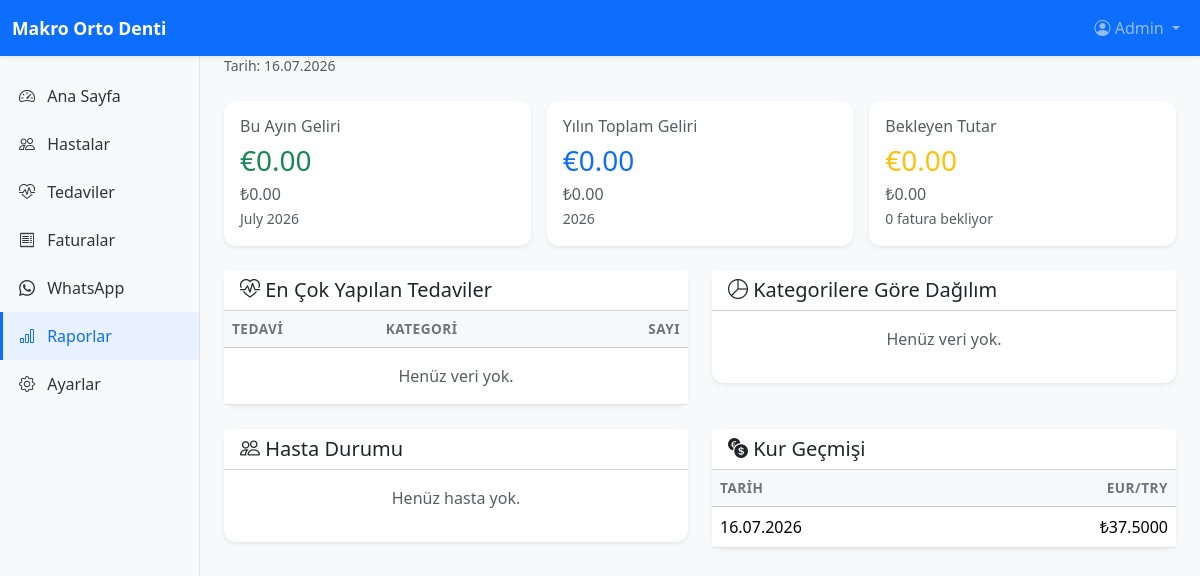
/reports/ (signed in), run on the app's committed database.
### app/models/models.py (models this page shows, shortened)
class User(UserMixin, Base, TimestampMixin):
    __tablename__ = "users"
    id: Mapped[int] = mapped_column(Integer, primary_key=True, autoincrement=True)
    username: Mapped[str] = mapped_column(String(50), nullable=False, unique=True, index=True)
    password_hash: Mapped[str] = mapped_column(String(256), nullable=False)
    full_name: Mapped[str] = mapped_column(String(150), nullable=False)
    role: Mapped[str] = mapped_column(String(20), nullable=False, default="staff", index=True)
    is_active: Mapped[bool] = mapped_column(Boolean, default=True, nullable=False)
    last_login: Mapped[datetime | None] = mapped_column(DateTime, nullable=True)
    ROLE_ADMIN = "admin"
    ROLE_STAFF = "staff"
    VALID_ROLES = [ROLE_ADMIN, ROLE_STAFF]

class ExchangeRate(Base, TimestampMixin):
    __tablename__ = "exchange_rates"
    id: Mapped[int] = mapped_column(Integer, primary_key=True, autoincrement=True)
    rate_date: Mapped[date] = mapped_column(nullable=False, index=True)
    eur_to_try: Mapped[float] = mapped_column(Float, nullable=False)
    source: Mapped[str] = mapped_column(String(50), default="ecb", nullable=False)
    __table_args__ = (
        UniqueConstraint("rate_date", "source", name="uq_exchange_rate_date_source"),
    )

### app/routes/reports.py (the view)
@reports_bp.route("/")
@login_required
def index():
    today = date.today()
    month_start = today.replace(day=1)
    year_start = today.replace(month=1, day=1)
    monthly_revenue = db.session.execute(
        db.select(
            func.sum(Invoice.total_eur).label("total_eur"),
            func.sum(Invoice.total_try).label("total_try"),
        ).where(
            Invoice.invoice_date >= month_start,
            Invoice.is_deleted == False,
            Invoice.status == Invoice.STATUS_PAID,
        )
    ).one()
    yearly_revenue = db.session.execute(
        db.select(
            func.sum(Invoice.total_eur).label("total_eur"),
            func.sum(Invoice.total_try).label("total_try"),
        ).where(
            Invoice.invoice_date >= year_start,
            Invoice.is_deleted == False,
            Invoice.status == Invoice.STATUS_PAID,
        )
    ).one()
    pending_amounts = db.session.execute(
        db.select(
            func.sum(Invoice.total_eur).label("total_eur"),
            func.sum(Invoice.total_try).label("total_try"),
            func.count(Invoice.id).label("count"),
        ).where(
            Invoice.status == Invoice.STATUS_PENDING,
            Invoice.is_deleted == False,
        )
    ).one()
    treatment_stats = db.session.execute(
        db.select(
            Treatment.name,
            Treatment.category,
            func.count(PatientTreatment.id).label("count"),
        )
        .join(PatientTreatment, PatientTreatment.treatment_id == Treatment.id)
        .group_by(Treatment.id)
        .order_by(func.count(PatientTreatment.id).desc())
        .limit(10)
    ).all()
    category_stats = db.session.execute(
        db.select(
            Treatment.category,
            func.count(PatientTreatment.id).label("count"),
        )
        .join(PatientTreatment, PatientTreatment.treatment_id == Treatment.id)
        .group_by(Treatment.category)
        .order_by(func.count(PatientTreatment.id).desc())
    ).all()
    category_labels = {
        "orthodontic": "Ortodonti",
        "prosthetic": "Protetik",
        "surgical": "Cerrahi",
        "preventive": "Koruyucu",
        "restorative": "Restoratif",
        "periodontic": "Perio/Endo",
        "implant": "İmplant",
        "cosmetic": "Kozmetik",
        "other": "Diğer",
    }
    patient_stats = db.session.execute(
        db.select(
            Patient.treatment_status,
            func.count(Patient.id).label("count"),
        )
        .where(Patient.is_active == True)
        .group_by(Patient.treatment_status)
    ).all()
    exchange_rates = db.session.execute(
        db.select(ExchangeRate)
        .order_by(ExchangeRate.rate_date.desc())
        .limit(30)
    ).scalars().all()
    return render_template(
        "reports/index.html",
        monthly_revenue=monthly_revenue,
        yearly_revenue=yearly_revenue,
        pending_amounts=pending_amounts,
        treatment_stats=treatment_stats,
        category_stats=category_stats,
        category_labels=category_labels,
        patient_stats=patient_stats,
        exchange_rates=exchange_rates,
        today=today,
        month_start=month_start,
        year_start=year_start,
    )

### app/user_loader.py (called while the page is built)
@login_manager.user_loader
def load_user(user_id: str) -> User | None:
    return db.session.get(User, int(user_id))

### app/templates/reports/index.html (shortened to what this page needs)
{% extends "base.html" %}
{% block content %}
<div class="mb-4">
    <h4 class="mb-0"> Raporlar</h4>
    <small class="text-muted">Tarih: {{ today.strftime('%d.%m.%Y') }}</small>
</div>
<div class="row g-3 mb-4">
    <div class="col-md-4">
        <div class="card border-0 shadow-sm h-100">
            <div class="card-body">
                <h6 class="text-muted">Bu Ayın Geliri</h6>
                <h3 class="text-success mb-1">€{{ "{:,.2f}".format(monthly_revenue.total_eur or 0) }}</h3>
                <p class="text-muted mb-0">₺{{ "{:,.2f}".format(monthly_revenue.total_try or 0) }}</p>
                <small class="text-muted">{{ month_start.strftime('%B %Y') }}</small>
            </div>
        </div>
    </div>
    <div class="col-md-4">
        <div class="card border-0 shadow-sm h-100">
            <div class="card-body">
                <h6 class="text-muted">Yılın Toplam Geliri</h6>
                <h3 class="text-primary mb-1">€{{ "{:,.2f}".format(yearly_revenue.total_eur or 0) }}</h3>
                <p class="text-muted mb-0">₺{{ "{:,.2f}".format(yearly_revenue.total_try or 0) }}</p>
                <small class="text-muted">{{ year_start.strftime('%Y') }}</small>
            </div>
        </div>
    </div>
    <div class="col-md-4">
        <div class="card border-0 shadow-sm h-100">
            <div class="card-body">
                <h6 class="text-muted">Bekleyen Tutar</h6>
                <h3 class="text-warning mb-1">€{{ "{:,.2f}".format(pending_amounts.total_eur or 0) }}</h3>
                <p class="text-muted mb-0">₺{{ "{:,.2f}".format(pending_amounts.total_try or 0) }}</p>
                <small class="text-muted">{{ pending_amounts.count or 0 }} fatura bekliyor</small>
            </div>
        </div>
    </div>
</div>
<div class="row g-4">
    <div class="col-md-6">
        <div class="card border-0 shadow-sm">
            <div class="card-header bg-white">
                <h5 class="mb-0"><i class="bi bi-heart-pulse"></i> En Çok Yapılan Tedaviler</h5>
            </div>
            <div class="card-body p-0">
                <div class="table-responsive">
                    <table class="table table-hover mb-0">
                        <thead class="table-light">
                            <tr>
                                <th>Tedavi</th>
                                <th>Kategori</th>
                                <th class="text-end">Sayı</th>
                            </tr>
                        </thead>
                        <tbody>
                            {% for stat in treatment_stats %}
                            <tr>
                                <td>{{ stat.name }}</td>
                                <td><span class="badge bg-light text-dark">{{ category_labels.get(stat.category, stat.category) }}</span></td>
                                <td class="text-end fw-bold">{{ stat.count }}</td>
                            </tr>
                            {% else %}
                            <tr><td colspan="3" class="text-center text-muted py-3">Henüz veri yok.</td></tr>
                            {% endfor %}
                        </tbody>
                    </table>
                </div>
            </div>
        </div>
    </div>
    <div class="col-md-6">
        <div class="card border-0 shadow-sm">
            <div class="card-header bg-white">
                <h5 class="mb-0"><i class="bi bi-pie-chart"></i> Kategorilere Göre Dağılım</h5>
            </div>
            <div class="card-body">
                {% for stat in category_stats %}
                <div class="mb-3">
                    <div class="d-flex justify-content-between mb-1">
                        <span>{{ category_labels.get(stat.category, stat.category) }}</span>
                        <span class="fw-bold">{{ stat.count }}</span>
                    </div>
                    <div class="progress" style="height: 8px;">
                        <div class="progress-bar bg-primary" style="width: {{ (stat.count / (category_stats[0].count if category_stats else 1) * 100)|int }}%"></div>
                    </div>
                </div>
                {% else %}
                <p class="text-center text-muted">Henüz veri yok.</p>
                {% endfor %}
            </div>
        </div>
    </div>
    <div class="col-md-6">
        <div class="card border-0 shadow-sm">
            <div class="card-header bg-white">
                <h5 class="mb-0"><i class="bi bi-people"></i> Hasta Durumu</h5>
            </div>
            <div class="card-body">
                {% for stat in patient_stats %}
                <div class="d-flex justify-content-between align-items-center mb-2">
                    <span>
                        {% if stat.treatment_status == 'active' %}
                            <span class="badge bg-success">Aktif</span>
                        {% elif stat.treatment_status == 'completed' %}
                            <span class="badge bg-primary">Tamamlandı</span>
                        {% else %}
                            <span class="badge bg-secondary">{{ stat.treatment_status }}</span>
                        {% endif %}
                    </span>
                    <span class="fw-bold">{{ stat.count }} hasta</span>
                </div>
                {% else %}
                <p class="text-center text-muted">Henüz hasta yok.</p>
                {% endfor %}
            </div>
        </div>
    </div>
    <div class="col-md-6">
        <div class="card border-0 shadow-sm">
            <div class="card-header bg-white">
                <h5 class="mb-0"><i class="bi bi-currency-exchange"></i> Kur Geçmişi</h5>
            </div>
            <div class="card-body p-0">
                <div class="table-responsive" style="max-height: 300px;">
                    <table class="table table-hover mb-0">
                        <thead class="table-light sticky-top">
                            <tr>
                                <th>Tarih</th>
                                <th class="text-end">EUR/TRY</th>
                            </tr>
                        </thead>
                        <tbody>
                            {% for rate in exchange_rates %}
                            <tr>
                                <td>{{ rate.rate_date.strftime('%d.%m.%Y') }}</td>
                                <td class="text-end">₺{{ "{:,.4f}".format(rate.eur_to_try) }}</td>
                            </tr>
                            {% else %}
                            <tr><td colspan="2" class="text-center text-muted py-3">Henüz kur verisi yok.</td></tr>
                            {% endfor %}
                        </tbody>
                    </table>
                </div>
            </div>
        </div>
    </div>
</div>
{% endblock %}

### app/templates/components/navbar.html (shortened to what this page needs)
<nav class="navbar navbar-expand-lg navbar-dark bg-primary fixed-top shadow-sm">
    <div class="container-fluid">
        <a class="navbar-brand fw-bold" href="{{ url_for('dashboard.index') }}">
             {{ clinic_name }}
        </a>
        <div class="collapse navbar-collapse" id="navbarNav">
            <ul class="navbar-nav ms-auto">
                {% if current_user.is_authenticated %}
                <li class="nav-item dropdown">
                    <a class="nav-link dropdown-toggle" href="#" data-bs-toggle="dropdown">
                        <i class="bi bi-person-circle"></i> {{ current_user.full_name }}
                    </a>
                </li>
                {% endif %}
            </ul>
        </div>
    </div>
</nav>

### app/static/css/style.css (style rules this page uses)
:root { --primary: #0d6efd; --primary-dark: #0a58ca; }
body { font-family: 'Segoe UI', Tahoma, Geneva, Verdana, sans-serif; background-color: #f8f9fa; }
.card { border-radius: 12px; transition: box-shadow 0.2s; }
.table th { font-weight: 600; font-size: 0.85rem; text-transform: uppercase; letter-spacing: 0.5px; color: #6c757d; }
.navbar-brand { font-size: 1.1rem; }

### data on the page
User: full_name "Admin"
ExchangeRate: rate_date "16.07.2026", eur_to_try "37.5000"

### other printed values
{{ clinic_name }} "Makro Orto Denti"
{{ "{:,.2f}".format(monthly_revenue.total_eur or 0) }} "0.00"
{{ "{:,.2f}".format(monthly_revenue.total_try or 0) }} "0.00"
{{ month_start.strftime('%B %Y') }} "July 2026"
{{ "{:,.2f}".format(yearly_revenue.total_eur or 0) }} "0.00"
{{ "{:,.2f}".format(yearly_revenue.total_try or 0) }} "0.00"
{{ year_start.strftime('%Y') }} "2026"
{{ "{:,.2f}".format(pending_amounts.total_eur or 0) }} "0.00"
{{ "{:,.2f}".format(pending_amounts.total_try or 0) }} "0.00"
{{ pending_amounts.count or 0 }} "0"
